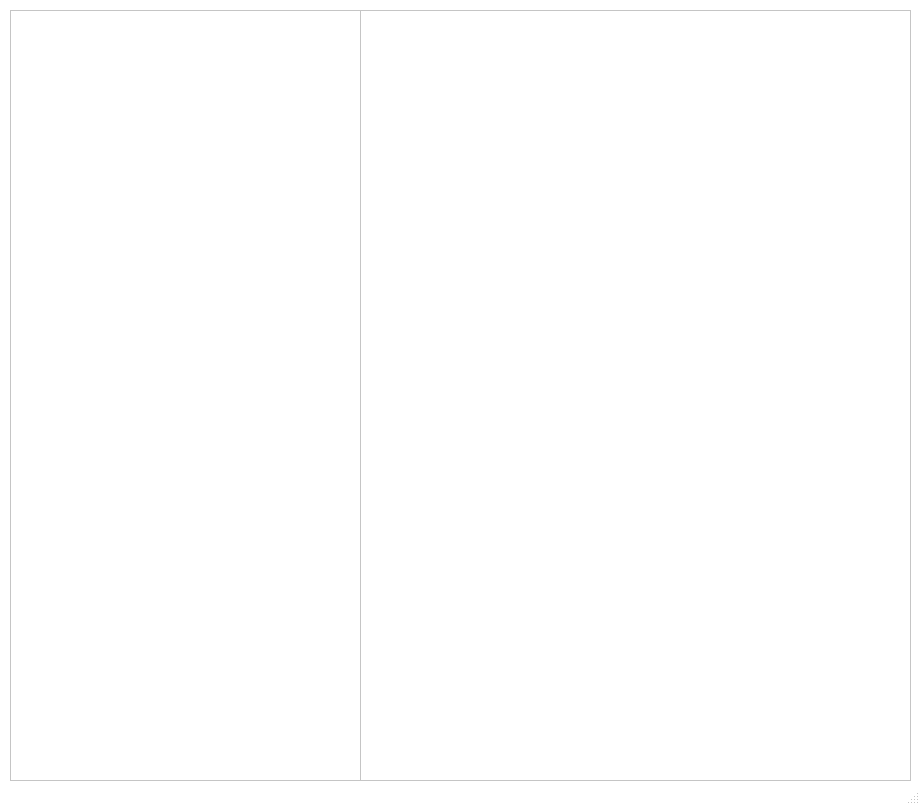
<?xml version="1.0" encoding="UTF-8"?>
<ui version="4.0">
 <class>MainWindow</class>
 <widget class="QMainWindow" name="MainWindow">
  <property name="geometry">
   <rect>
    <x>0</x>
    <y>0</y>
    <width>920</width>
    <height>805</height>
   </rect>
  </property>
  <property name="palette">
   <palette>
    <active>
     <colorrole role="Base">
      <brush brushstyle="SolidPattern">
       <color alpha="255">
        <red>255</red>
        <green>255</green>
        <blue>255</blue>
       </color>
      </brush>
     </colorrole>
     <colorrole role="Window">
      <brush brushstyle="SolidPattern">
       <color alpha="255">
        <red>255</red>
        <green>255</green>
        <blue>255</blue>
       </color>
      </brush>
     </colorrole>
    </active>
    <inactive>
     <colorrole role="Base">
      <brush brushstyle="SolidPattern">
       <color alpha="255">
        <red>255</red>
        <green>255</green>
        <blue>255</blue>
       </color>
      </brush>
     </colorrole>
     <colorrole role="Window">
      <brush brushstyle="SolidPattern">
       <color alpha="255">
        <red>255</red>
        <green>255</green>
        <blue>255</blue>
       </color>
      </brush>
     </colorrole>
    </inactive>
    <disabled>
     <colorrole role="Base">
      <brush brushstyle="SolidPattern">
       <color alpha="255">
        <red>255</red>
        <green>255</green>
        <blue>255</blue>
       </color>
      </brush>
     </colorrole>
     <colorrole role="Window">
      <brush brushstyle="SolidPattern">
       <color alpha="255">
        <red>255</red>
        <green>255</green>
        <blue>255</blue>
       </color>
      </brush>
     </colorrole>
    </disabled>
   </palette>
  </property>
  <property name="windowTitle">
   <string>MainWindow</string>
  </property>
  <widget class="QWidget" name="centralwidget">
   <widget class="QScrollArea" name="scrollArea">
    <property name="geometry">
     <rect>
      <x>360</x>
      <y>10</y>
      <width>551</width>
      <height>771</height>
     </rect>
    </property>
    <property name="widgetResizable">
     <bool>true</bool>
    </property>
    <widget class="QWidget" name="scrollAreaWidgetContents">
     <property name="geometry">
      <rect>
       <x>0</x>
       <y>0</y>
       <width>549</width>
       <height>769</height>
      </rect>
     </property>
    </widget>
   </widget>
   <widget class="QScrollArea" name="scrollArea_2">
    <property name="geometry">
     <rect>
      <x>10</x>
      <y>10</y>
      <width>351</width>
      <height>771</height>
     </rect>
    </property>
    <property name="widgetResizable">
     <bool>true</bool>
    </property>
    <widget class="QWidget" name="scrollAreaWidgetContents_2">
     <property name="geometry">
      <rect>
       <x>0</x>
       <y>0</y>
       <width>349</width>
       <height>769</height>
      </rect>
     </property>
    </widget>
   </widget>
  </widget>
  <widget class="QMenuBar" name="menubar">
   <property name="geometry">
    <rect>
     <x>0</x>
     <y>0</y>
     <width>920</width>
     <height>21</height>
    </rect>
   </property>
  </widget>
  <widget class="QStatusBar" name="statusbar"/>
 </widget>
 <resources/>
 <connections/>
</ui>
